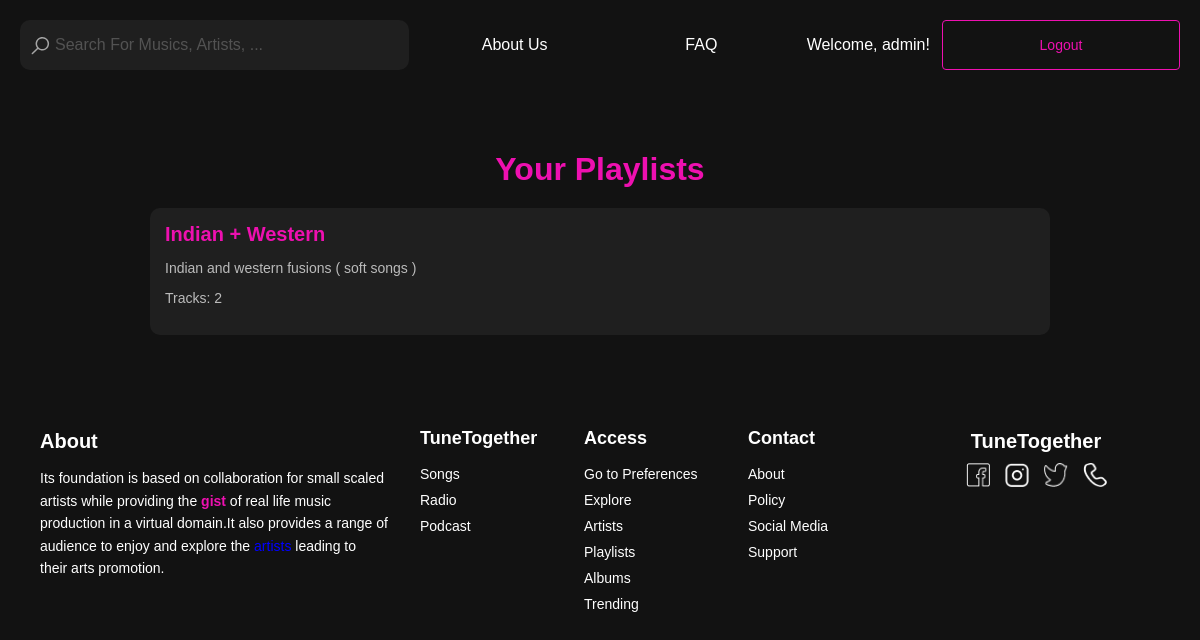
Page /your_playlists/ (signed in) on the committed database.
### frontend/models.py (models this page shows, shortened)
class Playlist(models.Model):
    user = models.ForeignKey(User, related_name='playlists', on_delete=models.CASCADE)
    name = models.CharField(max_length=100)
    description = models.TextField(blank=True, null=True)
    tracks = models.ManyToManyField(Track, related_name='playlists')  # Many-to-many relationship with Track
    created_at = models.DateTimeField(auto_now_add=True)

### frontend/views.py (the view)
# urls.py: path('your_playlists/', your_playlists, name='your_playlists'),
@login_required
def your_playlists(request):
    playlists = Playlist.objects.filter(user=request.user)
    return render(request, 'your_playlists.html', {'playlists': playlists})

### frontend/templates/your_playlists.html (shortened to what this page needs)
{% load static %}
<!DOCTYPE html>
<html lang="en">
<head>
    <link rel="stylesheet" href="{% static 'css/header.css' %}">
    <link rel="stylesheet" href="{% static 'css/footer.css' %}">
</head>
<body>
    <div class="align">
    {% include "header.html" %}
    </div>
    <div class="container">
        <h1>Your Playlists</h1>
        {% for playlist in playlists %}
        <div class="playlist">
            <h2><a href="{% url 'playlist_detail' playlist.id %}" style="color: #ee10b0; text-decoration: none;">{{ playlist.name }}</a></h2>
            <p>{{ playlist.description }}</p>
            <p>Tracks: {{ playlist.tracks.count }}</p>
        </div>
        {% empty %}
        <p style="text-align: center; color: #888;">You have no playlists yet. <a href="{% url 'add_playlist' %}" style="color: #ee10b0;">Create one!</a></p>
        {% endfor %}
    </div>
    {% include "footer.html" %}
</body>
</html>

### frontend/templates/header.html (shortened to what this page needs)
{% load static %}
<div class="header">
    <div class="header-frame-1">
      <div class="search-bar">
        <div class="header-frame-2">
            <form method="GET" action="{% url 'search_view' %}">
                <img class="search" src="{% static 'icons/search.svg' %}" alt="Search icon" />
                <div class="search-box">
                    <input
                        type="text"
                        name="query"
                        class="search-for-musics-artists"
                        placeholder="Search For Musics, Artists, ..."
                        style="border: none; outline: none; background: transparent;"
                        value="{{ request.GET.query }}"
                    />
                </div>
            </form>
        </div>
    </div>
      <div class="titles">
        <div class="titles-container">
          <a href="{% url 'about_us' %}" class="nav-link">About Us</a>
          <a href="{% url 'faq' %}" class="nav-link">FAQ</a>
        </div>
      </div>
      <div class="login-area">
        {% if user.is_authenticated %}
            <div class="user-info">
                <span>Welcome, {{ user.username }}!</span>
            </div>
            <div class="button">
                <a href="{% url 'logout' %}" class="button2">Logout</a>
            </div>
        {% endif %}
    </div>
    </div>
  </div>

### frontend/static/css/header.css (style rules this page uses)
.header { position: relative; width: -webkit-fill-available; padding: 0px 0px 20px 0px; }
.header-frame-1 { display: flex; flex-direction: row; gap: 12px; align-items: center; justify-content: flex-start; align-self: stretch; flex-shrink: 0; position: relative; }
.search-bar { background: #1f1f1f; border-radius: 10px; padding: 6px 8px 6px 8px; display: flex; flex-direction: row; gap: 3px; align-items: center; justify-content: flex-start; flex: 1; height: 38px; position: relative; }
.header-frame-2 { display: flex; flex-direction: row; gap: 3px; align-items: center; justify-content: flex-start; flex: 1; position: relative; }
.search { flex-shrink: 0; width: 25px; height: 25px; position: relative; overflow: visible; align-self: center; }
.search-box { display: flex; flex-direction: row; gap: 10px; align-items: center; justify-content: center; flex-shrink: 0; position: relative; }
.search-for-musics-artists { color: #ee10b0; text-align: left; font-family: var(--text-small-font-family, 'Vazirmatn-Light', sans-serif); font-size: var(--text-small-font-size, 12px); font-weight: var(--text-small-font-weight, 300); opacity: 0.6; position: relative; font-size: medium; }
form { display: flex; }
.titles { display: flex; flex-direction: column; gap: 10px; align-items: center; justify-content: center; flex: 1; position: relative; }
.titles-container { display: flex; flex-direction: row; align-items: center; justify-content: space-between; align-self: stretch; flex-shrink: 0; position: relative; }
.nav-link { color: #ffffff; text-align: center; font-family: var(--h4-font-family, 'Vazirmatn-Medium', sans-serif); font-size: var(--h4-font-size, 16px); font-weight: var(--h4-font-weight, 500); position: relative; flex: 1; text-decoration: none; }
.user-info { color: #ffffff; }
.login-area { display: flex; flex-direction: row; gap: 12px; align-items: center; justify-content: flex-start; flex: 1; position: relative; }
.button, .button3 { border-radius: 4px; border-style: solid; border-color: var(--normal, #ee10b0); border-width: 1px; padding: 6px 16px; display: flex; flex-direction: row; gap: 20px; align-items: center; justify-content: center; flex: 1; height: 36px; position: relative; background: transparent; cursor: pointer; transition: background-color 0.3s, color 0.3s; }
.button2, .button4 { color: var(--normal, #ee10b0); text-align: center; font-family: 'Vazirmatn-Light', sans-serif; font-size: 14px; font-weight: 300; position: relative; transition: color 0.3s; text-decoration: none; }

### frontend/templates/your_playlists.html (style rules this page uses)
body { font-family: Arial, sans-serif; background-color: #121212; color: #fff; margin: 0; padding: 0; }
.container { max-width: 900px; margin: auto; padding: 20px; }
h1 { text-align: center; margin-bottom: 20px; color: #ee10b0; }
.playlist { background-color: #1f1f1f; border-radius: 10px; padding: 15px; margin-bottom: 15px; }
.playlist h2 { margin: 0; font-size: 20px; color: #ee10b0; }
.playlist p { font-size: 14px; color: #bbb; }
.align { padding: 20px; }

### rows in the picture
Playlist: name "Indian + Western", description "Indian and western fusions ( soft songs )", tracks.count "2"

### other values in the picture
{{ user.username }} "admin"
